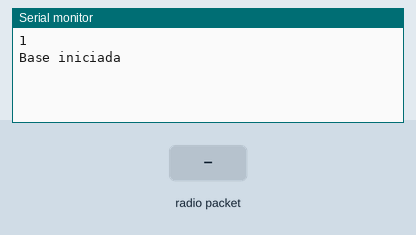
The sketch below on a simulated Arduino Uno, built with avr-gcc and run on an emulated ATmega328P. On the bench: the last lines printed to the serial monitor. Inputs (shaded band) come from the test bench. No radio packets arrive unless stated.

Above: at 1.2 s.
1.3 s: radio packet "1" arrives
At 2.2 s:
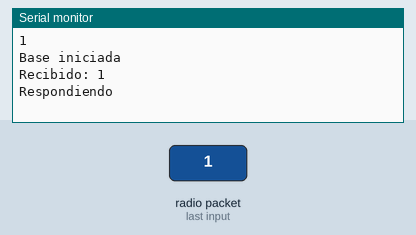
2.8 s: radio packet "0" arrives
At 3.3 s:
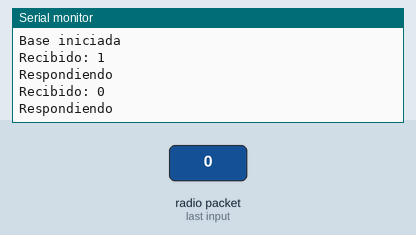
4.3 s: radio packet "2" arrives
At 5.7 s:
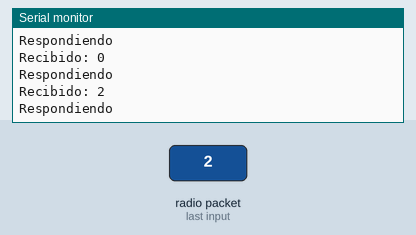

Measured:
- after the input at 1.3 s, the serial monitor: prints a new line at once (image 1)
- after the input at 2.8 s, the serial monitor: prints a new line at once (image 2)
- after the input at 4.3 s, the serial monitor: prints a new line at once (image 3)

The sketch:

central.ino
```cpp
#include <SPI.h>
#include <RH_NRF24.h>

RH_NRF24 nrf24; //CE, CSN

void setup() {
  // put your setup code here, to run once:

  Serial.begin(9600);
  Serial.println(nrf24.init());
  if(!nrf24.setChannel(100))
    Serial.println("fallo en establecer canal");
  if(!nrf24.setRF(RH_NRF24::DataRate250kbps, RH_NRF24::TransmitPower0dBm))
    Serial.println("fallo en opciones RF");

    Serial.println("Base iniciada");
}

void loop() {

  if(nrf24.available())
  {
    uint8_t buf[RH_NRF24_MAX_MESSAGE_LEN];
    uint8_t len = sizeof(buf);
    if(nrf24.recv(buf, &len))
    {
      Serial.print("Recibido: ");
     Serial.println((char*)buf);

      uint8_t data[] = "Hola amigo remoto";
      nrf24.send(data, sizeof(data));
      nrf24.waitPacketSent();
      Serial.println("Respondiendo");

    }

  }
}
```
